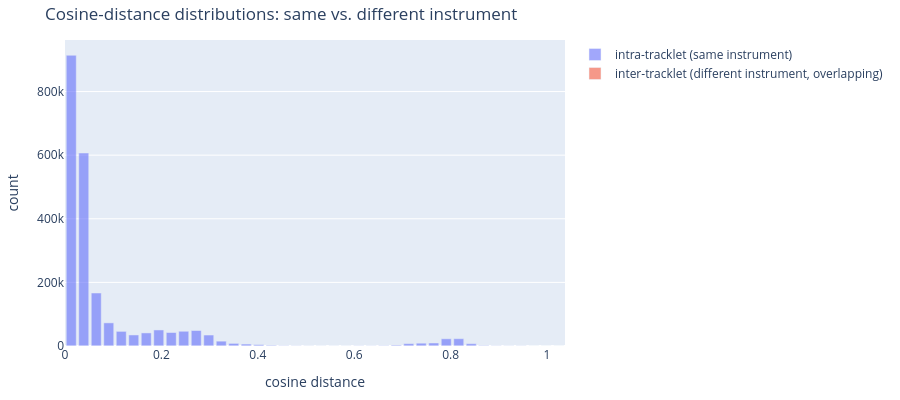

Notebook code cell kept with this figure:
### Code cell
# --- histogram: same-instrument vs. different-instrument distances
import plotly.graph_objects as go

# Pre-bin on the Python side rather than passing raw arrays to go.Histogram:
# plotly.js bins client-side at render time, so go.Histogram(x=...) embeds
# the full raw array (millions of floats for intra_distances) into the
# saved notebook JSON. Pre-binning with np.histogram keeps the saved output
# to ~40 numbers per trace instead.
bin_edges = np.histogram_bin_edges(np.concatenate([intra_distances, inter_distances]), bins=40)
intra_counts, intra_edges = np.histogram(intra_distances, bins=bin_edges)
inter_counts, inter_edges = np.histogram(inter_distances, bins=bin_edges)
intra_bin_centers = (intra_edges[:-1] + intra_edges[1:]) / 2
inter_bin_centers = (inter_edges[:-1] + inter_edges[1:]) / 2

fig = go.Figure()
fig.add_trace(go.Bar(x=intra_bin_centers, y=intra_counts, name="intra-tracklet (same instrument)", opacity=0.6))
fig.add_trace(go.Bar(x=inter_bin_centers, y=inter_counts, name="inter-tracklet (different instrument, overlapping)", opacity=0.6))
fig.update_layout(
    title="Cosine-distance distributions: same vs. different instrument",
    xaxis_title="cosine distance",
    yaxis_title="count",
    barmode="overlay",
    height=400,
    margin=dict(l=40, r=20, t=40, b=40),
)
fig.show()

### Figure 1 — Plotly figure (JSON) as saved in the notebook; plotly's stock layout.template omitted (floating-point values rounded to 4 significant figures)
{"data": [{"name": "intra-tracklet (same instrument)", "opacity": 0.6, "type": "bar", "x": [0.01303, 0.03896, 0.06489, 0.09082, 0.1167, 0.1427, 0.1686, 0.1945, 0.2205, 0.2464, 0.2723, 0.2983, 0.3242, 0.3501, 0.376, 0.402, 0.4279, 0.4538, 0.4798, 0.5057, 0.5316, 0.5575, 0.5835, 0.6094, 0.6353, 0.6613, 0.6872, 0.7131, 0.739, 0.765, 0.7909, 0.8168, 0.8428, 0.8687, 0.8946, 0.9205, 0.9465, 0.9724, 0.9983, 1.024], "y": [914001, 606701, 166643, 72712, 46010, 34721, 41122, 50435, 42419, 46371, 48655, 34499, 15208, 8157, 6064, 4232, 2328, 1084, 703, 419, 250, 244, 238, 621, 489, 1303, 2879, 7385, 8804, 9462, 22658, 22956, 7270, 1772, 695, 442, 536, 52, 3, 0]}, {"name": "inter-tracklet (different instrument, overlapping)", "opacity": 0.6, "type": "bar", "x": [0.01303, 0.03896, 0.06489, 0.09082, 0.1167, 0.1427, 0.1686, 0.1945, 0.2205, 0.2464, 0.2723, 0.2983, 0.3242, 0.3501, 0.376, 0.402, 0.4279, 0.4538, 0.4798, 0.5057, 0.5316, 0.5575, 0.5835, 0.6094, 0.6353, 0.6613, 0.6872, 0.7131, 0.739, 0.765, 0.7909, 0.8168, 0.8428, 0.8687, 0.8946, 0.9205, 0.9465, 0.9724, 0.9983, 1.024], "y": [0, 0, 0, 0, 0, 0, 0, 0, 0, 0, 0, 2, 3, 0, 1, 0, 3, 0, 1, 7, 4, 4, 0, 2, 5, 3, 8, 8, 2, 3, 10, 3, 4, 6, 4, 1, 4, 3, 1, 2]}], "layout": {"barmode": "overlay", "height": 400, "margin": {"b": 40, "l": 40, "r": 20, "t": 40}, "title": {"text": "Cosine-distance distributions: same vs. different instrument"}, "xaxis": {"title": {"text": "cosine distance"}}, "yaxis": {"title": {"text": "count"}}}}
